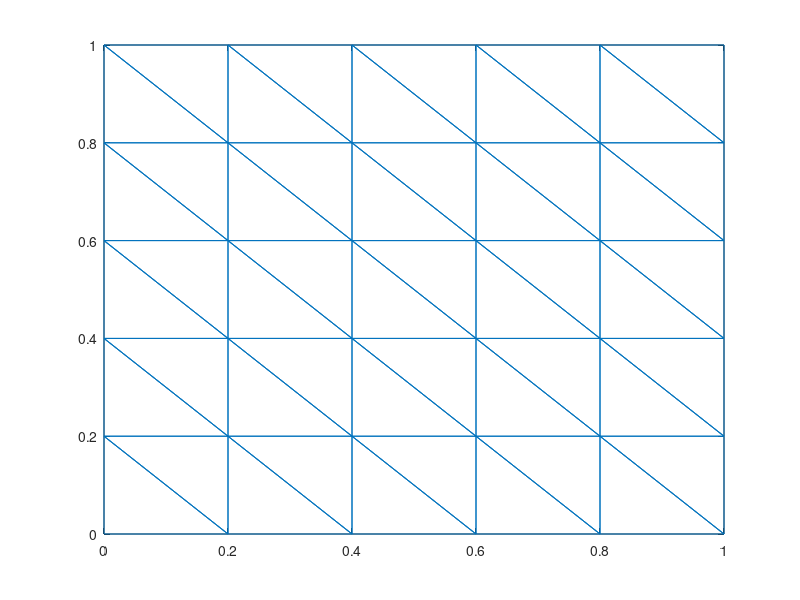

MATLAB code for this plot:
%% This script solves schnakenberg reaction kinetics on a fixed square.
% Wakil Sarfaraz   30/11/15
clear all; close all; clc;
format long;
xmax = 1;
tm = 10;
dt = .1;
M = tm/dt;

du = 1;
dv = 10;
a = 0.1;
b = 0.9;
gam = 1000;

N = 5; 
% [ n_node,n_ele,node,ele] = triangulation_square( N );
% A = sparse([],[],[],n_node,n_node,7*n_node);
% MASS = sparse([],[],[],n_node,n_node,7*n_node);
% rhs = zeros(n_node,1);

X = linspace(0,xmax,N+1);
T = linspace(0, tm,M+1); 
[x, y] = meshgrid(X,X); 
                       
x =x(:);  
y =y(:);  
NNODES = (N+1)^2;



U = zeros(NNODES,1);
V = zeros(NNODES,1);





  
NTRI = 2*N^2;  
LNODES = zeros(NTRI,3); 
for i = 1:N
    for j = 1: N
        LNODES(i+2*(j-1)*N,1) = i+(j-1)*(N+1);
        LNODES(i+2*(j-1)*N,2) = i+j*(N+1); 
        LNODES(i+2*(j-1)*N,3) = (i+1)+(j-1)*(N+1); 
        
        LNODES(i+N+2*(j-1)*N,1) = i+1+j*(N+1); 
        LNODES(i+N+2*(j-1)*N,2) = (i+1)+(j-1)*(N+1);
        LNODES(i+N+2*(j-1)*N,3) = i+j*(N+1);
                                   
    end
end

figure(1)
triplot(LNODES,x,y)
for i = 1 : NNODES
%     if (x(i)==0 || x(i)==xmax || y(i)==0 || y(i)==xmax)
%         U(i) = 0;
%         V(i) = 0;
%     else
    U(i) = a + b+0.01*cos(6*pi*x(i))*0.01*cos(6*pi*y(i)); 
  
    V(i) = b/(a+b)^2+ 0.01*cos(6*pi*x(i))*cos(6*pi*y(i));
    
%     end
end
ui = [min(U) max(U)]
vi = [min(V) max(V)]



SPSM = sparse(NNODES, NNODES);
SPMM = sparse(NNODES, NNODES);
SPC = sparse(NNODES,NNODES);
SPD =sparse (NNODES,NNODES);

UG = zeros(NNODES,1);
VG = zeros(NNODES,1);

RHSU = zeros(NNODES,1);         
RHSV = zeros(NNODES,1);

for n = 1: NTRI
    r1 = [x(LNODES(n,1)) y(LNODES(n,1))];
    r2 = [x(LNODES(n,2)) y(LNODES(n,2))];
    r3 = [x(LNODES(n,3)) y(LNODES(n,3))];
    J = [r2(1)-r1(1) r2(2)-r1(2); r3(1)-r1(1) r3(2)-r1(2)]; 
    
 StiffL = (1/(2*det(J)))* [(r2-r3)*(r2-r3)' (r2-r3)*(r3-r1)' (r2-r3)*(r1-r2)';... 
           (r2-r3)*(r3-r1)' (r3-r1)*(r3-r1)' (r3-r1)*(r1-r2)';...
           (r2-r3)*(r1-r2)' (r3-r1)*(r1-r2)' (r1-r2)*(r1-r2)']; 
       
 MassL = det(J)*[1/12 1/24 1/24; 1/24 1/12 1/24; 1/24 1/24 1/12]; 
 

 CL = det(J)/360*[12*U(LNODES(n,1))*V(LNODES(n,1))+3*(U(LNODES(n,1))*V(LNODES(n,2))+U(LNODES(n,2))*V(LNODES(n,1))+...
     U(LNODES(n,1))*V(LNODES(n,3))+U(LNODES(n,3))*V(LNODES(n,1)))+2*(U(LNODES(n,2))*V(LNODES(n,2))+U(LNODES(n,3))*V(LNODES(n,3)))+...
     U(LNODES(n,2))*V(LNODES(n,3))+U(LNODES(n,3))*V(LNODES(n,2)) 3*(U(LNODES(n,1))*V(LNODES(n,1))+U(LNODES(n,2))*V(LNODES(n,2)))+...
     2*(U(LNODES(n,1))*V(LNODES(n,2))+U(LNODES(n,2))*V(LNODES(n,1)))+V(LNODES(n,3))*(U(LNODES(n,1))+U(LNODES(n,2))+U(LNODES(n,3)))+...
     U(LNODES(n,3))*(V(LNODES(n,1))+V(LNODES(n,2))) 3*(U(LNODES(n,1))*V(LNODES(n,1))+U(LNODES(n,3))*V(LNODES(n,3)))+2*...
     (U(LNODES(n,1))*V(LNODES(n,3))+U(LNODES(n,3))*V(LNODES(n,1)))+V(LNODES(n,2))*(U(LNODES(n,1))+U(LNODES(n,2))+U(LNODES(n,3)))+...
     U(LNODES(n,2))*(V(LNODES(n,1))+V(LNODES(n,3))); 3*(U(LNODES(n,1))*V(LNODES(n,1))+U(LNODES(n,2))*V(LNODES(n,2)))+...
     2*(U(LNODES(n,1))*V(LNODES(n,2))+U(LNODES(n,2))*V(LNODES(n,1)))+V(LNODES(n,3))*(U(LNODES(n,1))+U(LNODES(n,2))+U(LNODES(n,3)))+...
     U(LNODES(n,3))*(V(LNODES(n,1))+V(LNODES(n,2))) 12*U(LNODES(n,2))*V(LNODES(n,2))+3*(U(LNODES(n,1))*V(LNODES(n,2))+U(LNODES(n,2))*V(LNODES(n,1))+...
     U(LNODES(n,2))*V(LNODES(n,3))+U(LNODES(n,3))*V(LNODES(n,2)))+2*(U(LNODES(n,1))*V(LNODES(n,1))+U(LNODES(n,3))*V(LNODES(n,3)))+...
     U(LNODES(n,1))*V(LNODES(n,3))+U(LNODES(n,3))*V(LNODES(n,1)) 3*(U(LNODES(n,2))*V(LNODES(n,2))+U(LNODES(n,3))*V(LNODES(n,3)))+...
     2*(U(LNODES(n,2))*V(LNODES(n,3))+U(LNODES(n,3))*V(LNODES(n,2)))+V(LNODES(n,1))*(U(LNODES(n,1))+U(LNODES(n,2))+U(LNODES(n,3)))+...
     U(LNODES(n,1))*(V(LNODES(n,2))+V(LNODES(n,3))); 3*(U(LNODES(n,1))*V(LNODES(n,1))+U(LNODES(n,3))*V(LNODES(n,3)))+2*...
     (U(LNODES(n,1))*V(LNODES(n,3))+U(LNODES(n,3))*V(LNODES(n,1)))+V(LNODES(n,2))*(U(LNODES(n,1))+U(LNODES(n,2))+U(LNODES(n,3)))+...
     U(LNODES(n,2))*(V(LNODES(n,1))+V(LNODES(n,3))) 3*(U(LNODES(n,2))*V(LNODES(n,2))+U(LNODES(n,3))*V(LNODES(n,3)))+...
     2*(U(LNODES(n,2))*V(LNODES(n,3))+U(LNODES(n,3))*V(LNODES(n,2)))+V(LNODES(n,1))*(U(LNODES(n,1))+U(LNODES(n,2))+U(LNODES(n,3)))+...
     U(LNODES(n,1))*(V(LNODES(n,2))+V(LNODES(n,3))) 12*U(LNODES(n,3))*V(LNODES(n,3))+3*(U(LNODES(n,1))*V(LNODES(n,3))+...
     U(LNODES(n,3))*V(LNODES(n,1))+U(LNODES(n,2))*V(LNODES(n,3))+U(LNODES(n,3))*V(LNODES(n,2)))+2*(U(LNODES(n,1))*V(LNODES(n,1))+...
     U(LNODES(n,2))*V(LNODES(n,2)))+U(LNODES(n,1))*V(LNODES(n,2))+U(LNODES(n,2))*V(LNODES(n,1))];
 

DL = det(J)/360*[12*U(LNODES(n,1))^2+6*(U(LNODES(n,1))*U(LNODES(n,2))+U(LNODES(n,1))*U(LNODES(n,3)))+2*(U(LNODES(n,2))^2+...
    U(LNODES(n,3))^2+U(LNODES(n,2))*U(LNODES(n,3))) 4*U(LNODES(n,1))*U(LNODES(n,2))+3*(U(LNODES(n,1))^2+U(LNODES(n,2))^2)+...
    2*(U(LNODES(n,1))*U(LNODES(n,3))+U(LNODES(n,2))*U(LNODES(n,3)))+U(LNODES(n,3))^2 4*U(LNODES(n,1))*U(LNODES(n,3))+...
    3*(U(LNODES(n,1))^2+U(LNODES(n,3))^2)+2*(U(LNODES(n,1))*U(LNODES(n,2))+U(LNODES(n,2))*U(LNODES(n,3)))+...
    U(LNODES(n,2))^2; 4*U(LNODES(n,1))*U(LNODES(n,2))+3*(U(LNODES(n,1))^2+U(LNODES(n,2))^2)+...
    2*(U(LNODES(n,1))*U(LNODES(n,3))+U(LNODES(n,2))*U(LNODES(n,3)))+U(LNODES(n,3))^2 12*U(LNODES(n,2))^2+...
    6*(U(LNODES(n,1))*U(LNODES(n,2))+U(LNODES(n,2))*U(LNODES(n,3)))+2*(U(LNODES(n,1))^2+U(LNODES(n,3))^2+...
    U(LNODES(n,1))*U(LNODES(n,3))) 4*U(LNODES(n,2))*U(LNODES(n,3))+3*(U(LNODES(n,2))^2+U(LNODES(n,3))^2)+...
    2*(U(LNODES(n,1))*U(LNODES(n,2))+U(LNODES(n,1))*U(LNODES(n,3)))+U(LNODES(n,1))^2; 4*U(LNODES(n,1))*U(LNODES(n,3))+...
    3*(U(LNODES(n,1))^2+U(LNODES(n,3))^2)+2*(U(LNODES(n,1))*U(LNODES(n,2))+U(LNODES(n,2))*U(LNODES(n,3)))+...
    U(LNODES(n,2))^2 4*U(LNODES(n,2))*U(LNODES(n,3))+3*(U(LNODES(n,2))^2+U(LNODES(n,3))^2)+...
    2*(U(LNODES(n,1))*U(LNODES(n,2))+U(LNODES(n,1))*U(LNODES(n,3)))+U(LNODES(n,1))^2 12*U(LNODES(n,3))^2+...
    6*(U(LNODES(n,1))*U(LNODES(n,3))+U(LNODES(n,2))*U(LNODES(n,3)))+2*(U(LNODES(n,1))^2+U(LNODES(n,2))^2+...
    U(LNODES(n,1))*U(LNODES(n,2)))];
    
 
 UL = a*det(J)*[1/6;1/6;1/6];
 VL = b*det(J)*[1/6;1/6;1/6];
   
   
   
   
       for i = 1 : 3 
           for j = 1:3  
               SPSM(LNODES(n,i),LNODES(n,j)) =SPSM(LNODES(n,i),LNODES(n,j))+ StiffL(i,j);
               SPMM(LNODES(n,i),LNODES(n,j)) =SPMM(LNODES(n,i),LNODES(n,j))+ MassL(i,j);
               SPC(LNODES(n,i),LNODES(n,j)) =  SPC(LNODES(n,i),LNODES(n,j))+ CL(i,j);
               SPD(LNODES(n,i),LNODES(n,j)) =  SPD(LNODES(n,i),LNODES(n,j))+ DL(i,j);
           end
       end
       
       
       for i = 1 : 3
           UG(LNODES(n,i)) = UG(LNODES(n,i))+UL(i);
           VG(LNODES(n,i)) = VG(LNODES(n,i))+VL(i);
       end
           
       
    
       
end


 TMatrixU =  SPMM+dt*du*SPSM+dt*gam*SPMM-dt*gam*SPC;
 TMatrixV =  SPMM+dt*dv*SPSM+gam*SPD;

% for i = 1: NNODES
%     if (x(i)==0 || x(i)==xmax || y(i)==0 || y(i)==xmax)
%         RHSU(i) = 0;
%         RHSV(i) = 0;
%         TMatrixU(i,:) = 0;
%         TMatrixV(i,:) = 0;
%         TMatrixU(i,i) = 1;
%         TMatrixV(i,i) = 1;
%     end
% 
% end



for j = 1:M+1


    RHSU = SPMM*U+dt*gam*UG;
    RHSV = SPMM*V+dt*gam*VG;
    U = TMatrixU\RHSU;
    V = TMatrixV\RHSV;
    
    figure(1)
    
%subplot(1,2,1)
% trisurf(LNODES,x,y,U(:,:))
% colorbar
% shading interp
% xlabel('x','fontsize',16) 
% xlim([0 xmax])
% ylim([0 xmax])
% view(2)
% ylabel('y','fontsize',16)
% zlabel('u & v','fontsize',16)
% title(['Evolution of u at t= ',num2str(T(j))],'fontsize',8)
% axis equal tight
% subplot(1,2,2)
% figure(2)
% trisurf(LNODES,x,y,U(:,:))
% % colorbar
% shading interp
% xlabel('x','fontsize',16) 
% xlim([0 xmax])
% ylim([0 xmax])
% view(2)
% ylabel('y','fontsize',16)
% zlabel('u & v','fontsize',16)
% title(['Evolution of v at t= ',num2str(T(j))],'fontsize',8)
% axis equal tight
% %MV(j)=getframe(gcf);
% pause(1e-10) 



end


%figure(2)
% subplot(2,2,3)
%  %trisurf(LNODES,x,y,1/max(U)*U(:,:),1/max(V)*V(:,:))
%  trisurf(LNODES,x,y,U(:,:))
%  %trisurf(LNODES,x,y,1/max(V)*V(:,:))
%  xlim([0 xmax])
%  ylim([0 xmax])
%  xlabel('x')
%  ylabel('y')
%  %zlabel('u and v')
%  view(2)
%  %title ('Pattern formed by u')
%  legend('Evolved pattern of u')
%  shading interp
%  axis equal tight
%  subplot(2,2,4)
%  %trisurf(LNODES,x,y,1/max(U)*U(:,:),1/max(V)*V(:,:))
%  %trisurf(LNODES,x,y,1/max(U)*U(:,:))
%  trisurf(LNODES,x,y,V(:,:))
%  xlim([0 xmax])
%  ylim([0 xmax])
%  xlabel('x')
%  ylabel('y')
%  %zlabel('u and v')
%  view(2)
%  %title ('Pattern formed by v')
%  legend('Evolved pattern of v')
%  shading interp
%  axis equal tight
%movie2avi(MV,'SpotsToSptripes.avi');
uf = [min(abs(U)) max(abs(U))]
vf = [min(abs(V)) max(abs(V))]
 
 
 

